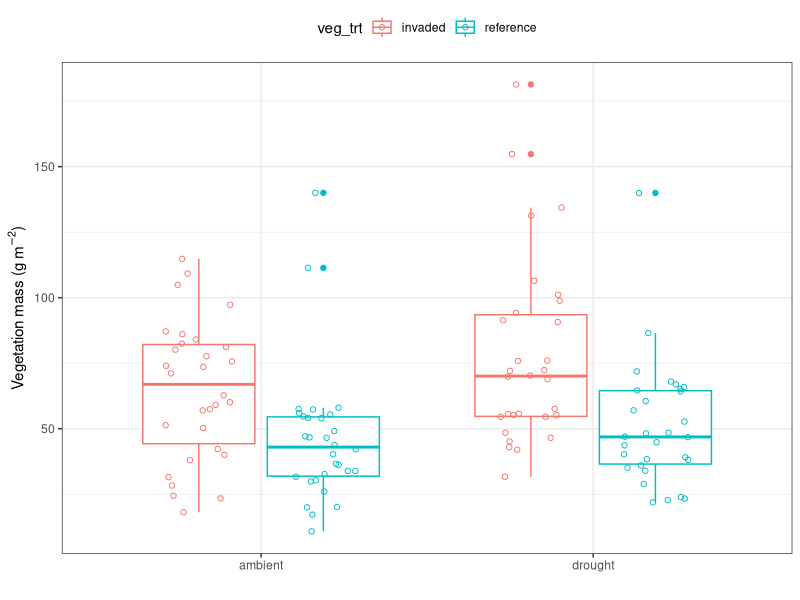
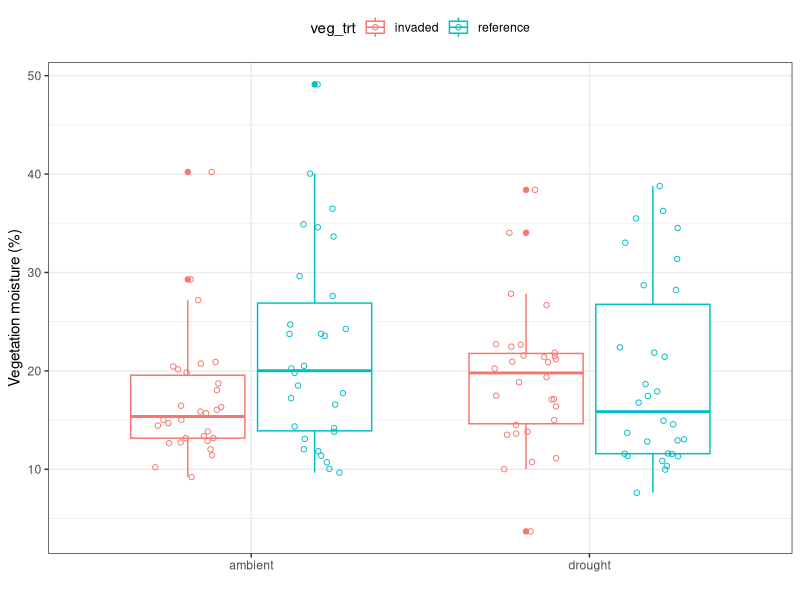
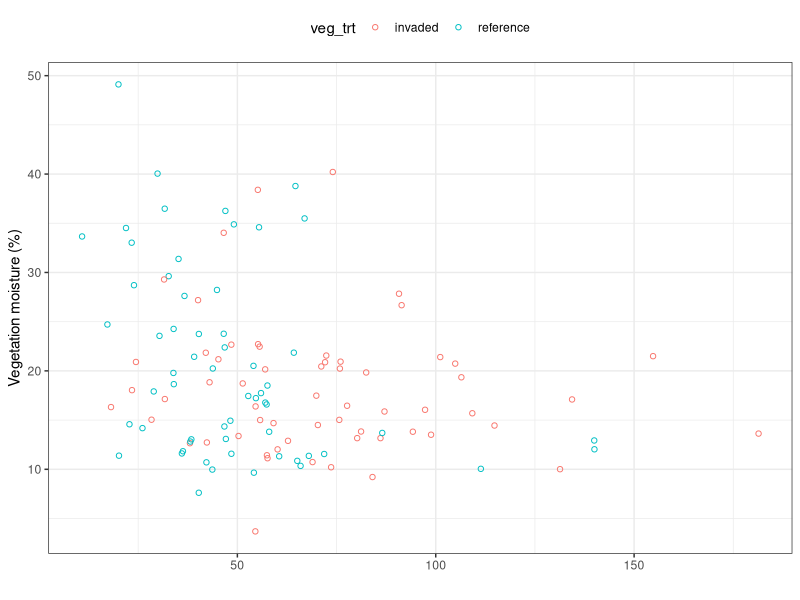

Write R code to recreate these figures, in order.
## ---- chunk 1
knitr::opts_chunk$set(echo = TRUE)
## ---- chunk 2
library(ggplot2)
library(tibble)
library(tidyr)
library(readr)
library(dplyr)
library(stringr)
## ---- chunk 3

bivens_veg_data <- read_csv("../data/bivens_veg_data_example.csv")
## Pooled vegetation height, weight, and moisture measured at three locations in each plot. The heights are actually averages of three measurements at each location. 
## The percent moisture is calculated as the difference between the fresh and dry weight. 

bivens_species_data <- read_csv("../data/bivens_species_summer.csv")
## Reshaped (from wide to long) and subset cover data that Dr. Cathy Fahey collected. There are a lot of zeroes because it is cover data, so that is something that could be worth discussing (real data) or excluding for the exercise. 
## I simulated the 'leaves_damaged' variable

pollinators <- read_csv("../data/bivens_pollinators_sim.csv")
## Simulated pollinator counts for each plot (40 values)

## ---- chunk 4

## Define discrete color and fill variables

### Manual option
# colors() ## all built-in color names
# veg_trt_color1 <- scale_color_manual(values = c("cyan","red"))
# veg_trt_fill1 <- scale_fill_manual(values = c("cyan","red"))

### Viridis option
# library(viridisLite)
# library(viridis)
# veg_trt_color2 <- scale_color_viridis(begin = .15, end = .9, option = "E", discrete = T)
# veg_trt_fill2 <- scale_fill_viridis(begin = .15, end = .9, option = "E", discrete = T)

## ---- chunk 5

ggplot(bivens_veg_data, aes(water_trt, dry_weight_g)) +
  geom_boxplot(aes(color = veg_trt), notch = F) +
  geom_point(aes(color = veg_trt), shape = 1, position = position_jitterdodge(jitter.width = .2)) +

  # stat_summary(aes(color = veg_trt),fun.data = "mean_se", geom = "pointrange", position = position_dodge(width = .2)) +
  
  # invasion_fill +
  # invasion_color +
  theme_bw() +
  xlab("") +
  ylab(expression(paste("Vegetation mass (g ", {m}^-2, ")"), sep = "")) +
  theme(legend.position = "top")

## ---- chunk 6
knitr::kable(bivens_veg_data %>% 
    group_by(water_trt, veg_trt) %>% 
    summarise(avg_dry_wt = mean(dry_weight_g),
              nobs = length(dry_weight_g),
              se_drywt = sd(dry_weight_g)/sqrt(nobs)),
    digits = 2, caption = "Fuel load based on sample dry weight")

## ---- chunk 7

ggplot(bivens_veg_data, aes(water_trt, veg_moisture_pct, color = veg_trt)) +
  
  geom_boxplot(notch = F) +
  geom_point(shape = 1, position = position_jitterdodge(jitter.width = .2)) +
  
  # stat_summary(aes(color = veg_trt),fun.data = "mean_se", geom = "pointrange", position = position_dodge(width = .2), size = 1) +
  
  # invasion_fill +
  # invasion_color +
  theme_bw() +
  xlab("") +
  ylab("Vegetation moisture (%)") +
  theme(legend.position = "top")

## Save current figure
# ggsave("figures/veg_moisture.png", height = 4, width = 5, dpi = 300)

## ---- chunk 8

ggplot(bivens_veg_data, aes(dry_weight_g, veg_moisture_pct, color = veg_trt)) +
  
  geom_point(shape = 1) +
  
  # invasion_fill +
  # invasion_color +
  theme_bw() +
  xlab("") +
  ylab("Vegetation moisture (%)") +
  theme(legend.position = "top")

## ---- chunk 9
unique(bivens_species_data$year)
unique(bivens_species_data$scientific_name)

richness <- bivens_species_data %>%
  filter(year == 2017 & pct_cover > 0) %>%
  group_by(plot) %>%
  summarise(
    richness = length(unique(scientific_name)),
    leaves_damaged = sum(leaves_damaged)
  )

veg <- bivens_veg_data %>%
  group_by(Plot) %>%
  summarise(
    height = mean(veg_ht_cm)
  ) %>%
  rename(plot = Plot)

dat <- full_join(richness, veg) %>% full_join(pollinators)

write_csv(dat, "../data/biodiversity_example_data.csv")
